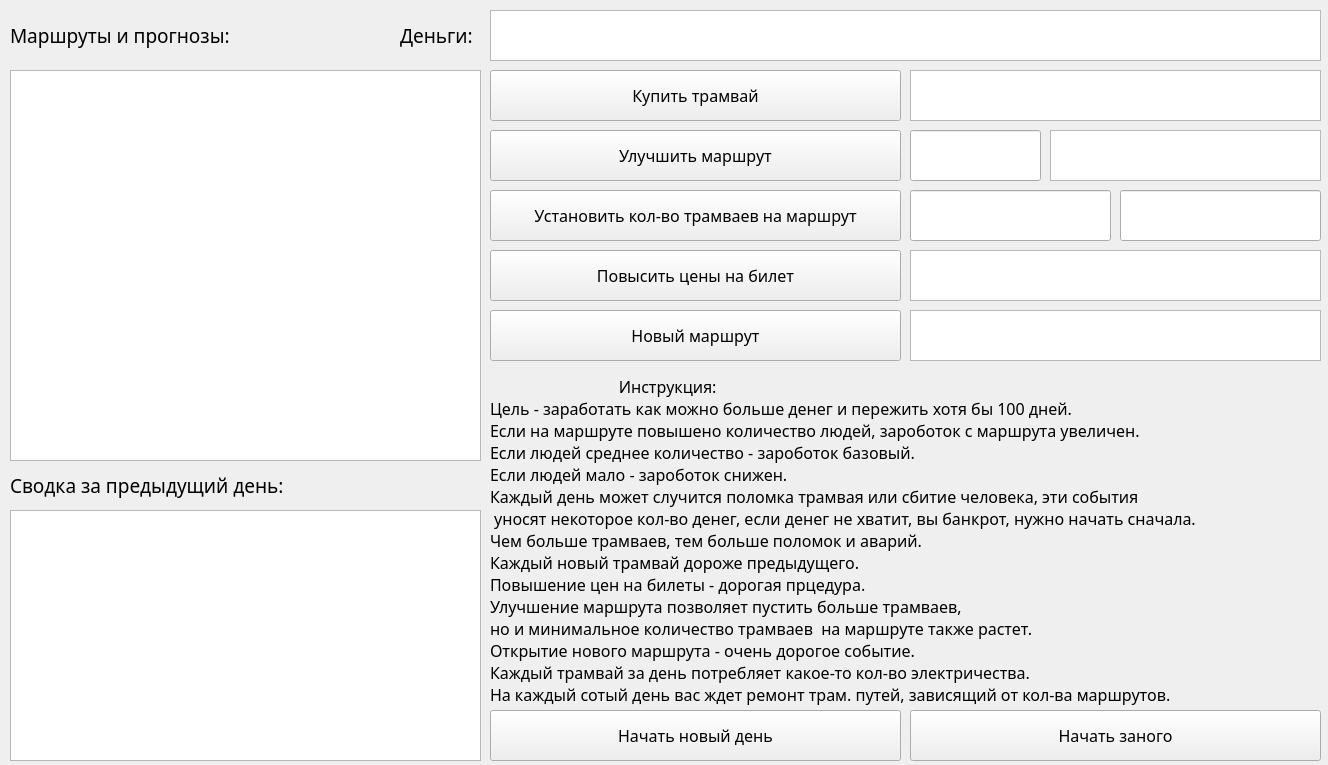
<?xml version="1.0" encoding="UTF-8"?>
<ui version="4.0">
 <class>Tramvai</class>
 <widget class="QMainWindow" name="Tramvai">
  <property name="geometry">
   <rect>
    <x>0</x>
    <y>0</y>
    <width>1328</width>
    <height>765</height>
   </rect>
  </property>
  <property name="windowTitle">
   <string>Tramvai</string>
  </property>
  <widget class="QWidget" name="centralwidget">
   <widget class="QTextBrowser" name="marshrutiANDtrams">
    <property name="geometry">
     <rect>
      <x>10</x>
      <y>70</y>
      <width>471</width>
      <height>391</height>
     </rect>
    </property>
    <property name="font">
     <font>
      <family>Montserrat Alternates</family>
      <pointsize>10</pointsize>
     </font>
    </property>
   </widget>
   <widget class="QPushButton" name="setTramvaiBTN">
    <property name="geometry">
     <rect>
      <x>490</x>
      <y>190</y>
      <width>411</width>
      <height>51</height>
     </rect>
    </property>
    <property name="font">
     <font>
      <family>Montserrat Alternates</family>
      <pointsize>12</pointsize>
     </font>
    </property>
    <property name="cursor">
     <cursorShape>PointingHandCursor</cursorShape>
    </property>
    <property name="text">
     <string>Установить кол-во трамваев на маршрут</string>
    </property>
   </widget>
   <widget class="QLineEdit" name="marshrutInput">
    <property name="geometry">
     <rect>
      <x>1120</x>
      <y>190</y>
      <width>201</width>
      <height>51</height>
     </rect>
    </property>
    <property name="font">
     <font>
      <family>Montserrat Alternates</family>
      <pointsize>14</pointsize>
     </font>
    </property>
   </widget>
   <widget class="QLineEdit" name="setTramKolvoInput">
    <property name="geometry">
     <rect>
      <x>910</x>
      <y>190</y>
      <width>201</width>
      <height>51</height>
     </rect>
    </property>
    <property name="font">
     <font>
      <family>Montserrat Alternates</family>
      <pointsize>14</pointsize>
     </font>
    </property>
   </widget>
   <widget class="QPushButton" name="upMarshrutBTN">
    <property name="geometry">
     <rect>
      <x>490</x>
      <y>130</y>
      <width>411</width>
      <height>51</height>
     </rect>
    </property>
    <property name="font">
     <font>
      <family>Montserrat Alternates</family>
      <pointsize>12</pointsize>
     </font>
    </property>
    <property name="cursor">
     <cursorShape>PointingHandCursor</cursorShape>
    </property>
    <property name="text">
     <string>Улучшить маршрут</string>
    </property>
   </widget>
   <widget class="QLineEdit" name="upMarshrutInput">
    <property name="geometry">
     <rect>
      <x>910</x>
      <y>130</y>
      <width>131</width>
      <height>51</height>
     </rect>
    </property>
    <property name="font">
     <font>
      <family>Montserrat Alternates</family>
      <pointsize>14</pointsize>
     </font>
    </property>
   </widget>
   <widget class="QPushButton" name="buyTramBTN">
    <property name="geometry">
     <rect>
      <x>490</x>
      <y>70</y>
      <width>411</width>
      <height>51</height>
     </rect>
    </property>
    <property name="font">
     <font>
      <family>Montserrat Alternates</family>
      <pointsize>12</pointsize>
     </font>
    </property>
    <property name="cursor">
     <cursorShape>PointingHandCursor</cursorShape>
    </property>
    <property name="text">
     <string>Купить трамвай</string>
    </property>
   </widget>
   <widget class="QTextBrowser" name="tramCost">
    <property name="geometry">
     <rect>
      <x>910</x>
      <y>70</y>
      <width>411</width>
      <height>51</height>
     </rect>
    </property>
    <property name="font">
     <font>
      <family>Montserrat Alternates</family>
      <pointsize>14</pointsize>
     </font>
    </property>
   </widget>
   <widget class="QTextBrowser" name="money">
    <property name="geometry">
     <rect>
      <x>490</x>
      <y>10</y>
      <width>831</width>
      <height>51</height>
     </rect>
    </property>
    <property name="font">
     <font>
      <family>Montserrat Alternates</family>
      <pointsize>14</pointsize>
     </font>
    </property>
   </widget>
   <widget class="QPushButton" name="ubgradeBiletsBTN">
    <property name="geometry">
     <rect>
      <x>490</x>
      <y>250</y>
      <width>411</width>
      <height>51</height>
     </rect>
    </property>
    <property name="font">
     <font>
      <family>Montserrat Alternates</family>
      <pointsize>12</pointsize>
     </font>
    </property>
    <property name="cursor">
     <cursorShape>PointingHandCursor</cursorShape>
    </property>
    <property name="text">
     <string>Повысить цены на билет</string>
    </property>
   </widget>
   <widget class="QLabel" name="label">
    <property name="geometry">
     <rect>
      <x>10</x>
      <y>10</y>
      <width>271</width>
      <height>51</height>
     </rect>
    </property>
    <property name="font">
     <font>
      <family>Montserrat Alternates</family>
      <pointsize>14</pointsize>
     </font>
    </property>
    <property name="text">
     <string>Маршруты и прогнозы:</string>
    </property>
   </widget>
   <widget class="QLabel" name="label_2">
    <property name="geometry">
     <rect>
      <x>400</x>
      <y>10</y>
      <width>81</width>
      <height>51</height>
     </rect>
    </property>
    <property name="font">
     <font>
      <family>Montserrat Alternates</family>
      <pointsize>14</pointsize>
     </font>
    </property>
    <property name="text">
     <string>Деньги:</string>
    </property>
   </widget>
   <widget class="QTextBrowser" name="upMarshrutCost">
    <property name="geometry">
     <rect>
      <x>1050</x>
      <y>130</y>
      <width>271</width>
      <height>51</height>
     </rect>
    </property>
    <property name="font">
     <font>
      <family>Montserrat Alternates</family>
      <pointsize>14</pointsize>
     </font>
    </property>
   </widget>
   <widget class="QTextBrowser" name="biletUPcost">
    <property name="geometry">
     <rect>
      <x>910</x>
      <y>250</y>
      <width>411</width>
      <height>51</height>
     </rect>
    </property>
    <property name="font">
     <font>
      <family>Montserrat Alternates</family>
      <pointsize>14</pointsize>
     </font>
    </property>
   </widget>
   <widget class="QLabel" name="label_3">
    <property name="geometry">
     <rect>
      <x>490</x>
      <y>370</y>
      <width>831</width>
      <height>341</height>
     </rect>
    </property>
    <property name="font">
     <font>
      <family>Montserrat Alternates</family>
      <pointsize>12</pointsize>
     </font>
    </property>
    <property name="text">
     <string>                               Инструкция:
Цель - заработать как можно больше денег и пережить хотя бы 100 дней.
Если на маршруте повышено количество людей, зароботок с маршрута увеличен.
Если людей среднее количество - зароботок базовый.
Если людей мало - зароботок снижен.
Каждый день может случится поломка трамвая или сбитие человека, эти события
 уносят некоторое кол-во денег, если денег не хватит, вы банкрот, нужно начать сначала.
Чем больше трамваев, тем больше поломок и аварий.
Каждый новый трамвай дороже предыдущего.
Повышение цен на билеты - дорогая прцедура.
Улучшение маршрута позволяет пустить больше трамваев,
но и минимальное количество трамваев  на маршруте также растет.
Открытие нового маршрута - очень дорогое событие.
Каждый трамвай за день потребляет какое-то кол-во электричества.
На каждый сотый день вас ждет ремонт трам. путей, зависящий от кол-ва маршрутов.</string>
    </property>
   </widget>
   <widget class="QPushButton" name="newMarshrutBTN">
    <property name="geometry">
     <rect>
      <x>490</x>
      <y>310</y>
      <width>411</width>
      <height>51</height>
     </rect>
    </property>
    <property name="font">
     <font>
      <family>Montserrat Alternates</family>
      <pointsize>12</pointsize>
     </font>
    </property>
    <property name="cursor">
     <cursorShape>PointingHandCursor</cursorShape>
    </property>
    <property name="text">
     <string>Новый маршрут</string>
    </property>
   </widget>
   <widget class="QTextBrowser" name="newMarshrutCost">
    <property name="geometry">
     <rect>
      <x>910</x>
      <y>310</y>
      <width>411</width>
      <height>51</height>
     </rect>
    </property>
    <property name="font">
     <font>
      <family>Montserrat Alternates</family>
      <pointsize>14</pointsize>
     </font>
    </property>
   </widget>
   <widget class="QLabel" name="label_4">
    <property name="geometry">
     <rect>
      <x>10</x>
      <y>470</y>
      <width>341</width>
      <height>31</height>
     </rect>
    </property>
    <property name="font">
     <font>
      <family>Montserrat Alternates</family>
      <pointsize>14</pointsize>
     </font>
    </property>
    <property name="text">
     <string>Сводка за предыдущий день:</string>
    </property>
   </widget>
   <widget class="QTextBrowser" name="rashodi">
    <property name="geometry">
     <rect>
      <x>10</x>
      <y>510</y>
      <width>471</width>
      <height>251</height>
     </rect>
    </property>
    <property name="font">
     <font>
      <family>Montserrat Alternates</family>
      <pointsize>12</pointsize>
     </font>
    </property>
   </widget>
   <widget class="QPushButton" name="newDayBTN">
    <property name="geometry">
     <rect>
      <x>490</x>
      <y>710</y>
      <width>411</width>
      <height>51</height>
     </rect>
    </property>
    <property name="font">
     <font>
      <family>Montserrat Alternates</family>
      <pointsize>12</pointsize>
     </font>
    </property>
    <property name="cursor">
     <cursorShape>PointingHandCursor</cursorShape>
    </property>
    <property name="text">
     <string>Начать новый день</string>
    </property>
   </widget>
   <widget class="QPushButton" name="newGameBTN">
    <property name="geometry">
     <rect>
      <x>910</x>
      <y>710</y>
      <width>411</width>
      <height>51</height>
     </rect>
    </property>
    <property name="font">
     <font>
      <family>Montserrat Alternates</family>
      <pointsize>12</pointsize>
     </font>
    </property>
    <property name="cursor">
     <cursorShape>PointingHandCursor</cursorShape>
    </property>
    <property name="text">
     <string>Начать заного</string>
    </property>
   </widget>
  </widget>
 </widget>
 <resources/>
 <connections/>
</ui>
